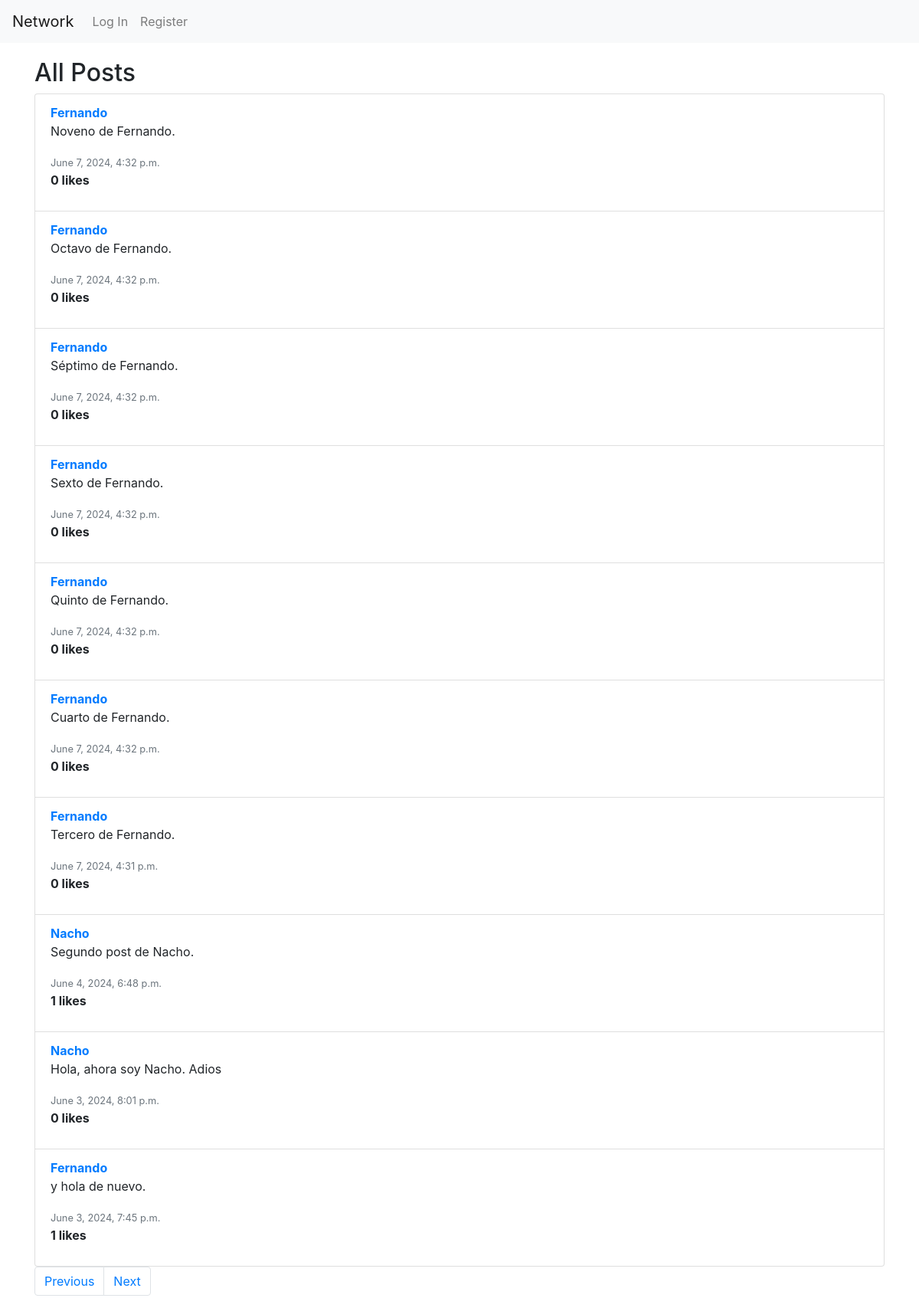
Screenshot of /?page=2 with the database file from the repository.
### network/models.py (models this page shows, shortened)
class Post(models.Model):
    user = models.ForeignKey(User, on_delete=models.CASCADE, related_name="posts")
    content = models.TextField(blank=True)
    timestamp = models.DateTimeField(auto_now_add=True)

class User(AbstractUser):
    pass

### network/views.py (the view)
# urls.py: path("", views.index, name="index"),
def index(request):
    if request.method == "POST":
        content = request.POST["content"]
        user = request.user
        new_post = Post(user=user, content=content)
        new_post.save()
        return HttpResponseRedirect(reverse("network:index"))
    else:
        user = request.user
        posts_list = Post.objects.all().annotate(likes_count=Count('liked')).order_by('-timestamp')
        paginator = Paginator(posts_list, 10)  # Mostrar 10 posts por página
        page_number = request.GET.get('page')
        posts = paginator.get_page(page_number)  # Obtener los posts para la página requerida
        if user.is_authenticated:
            liked_posts_ids = set(Like.objects.filter(user=user).values_list('post_id', flat=True))
            for post in posts:
                post.user_has_liked = post.id in liked_posts_ids
        else:
            for post in posts:
                post.user_has_liked = False
        return render(request, "network/index.html", {"posts": posts})

### network/templates/network/index.html (shortened to what this page needs)
{% extends "network/layout.html" %}
{% block body %}
<div class="container">
    <h2 style="margin-top: 20px;">All Posts</h2>
    <ul class="list-group">
        {% for post in posts %}
        <li class="list-group-item" id="post-{{ post.id }}">
            <a href="{% url 'network:profile' post.user.username %}"><strong>{{ post.user.username }}</strong></a>
            <div id="post-content-{{ post.id }}">
                <p>{{ post.content }}</p>
            </div>
            <div>
                <small class="text-muted">{{ post.timestamp }}</small>
                <p id="like-count-{{ post.id }}"><strong>{{ post.likes_count }} likes</strong></p>
            </div>
        </li>
        {% endfor %}
    </ul>
    <nav aria-label="Page navigation">
        <ul class="pagination">
            {% if posts.has_previous %}
                <li class="page-item"><a class="page-link" href="?page={{ posts.previous_page_number }}">Previous</a></li>
            {% endif %}
            {% if posts.has_next %}
                <li class="page-item"><a class="page-link" href="?page={{ posts.next_page_number }}">Next</a></li>
            {% endif %}
        </ul>
    </nav>
</div>
{% endblock %}

### rows the page displays
Post: user.username "Fernando", content "Noveno de Fernando.", timestamp "June 7, 2024, 4:32 p.m.", likes_count "0"
Post: user.username "Fernando", content "Octavo de Fernando.", timestamp "June 7, 2024, 4:32 p.m.", likes_count "0"
Post: user.username "Fernando", content "Séptimo de Fernando.", timestamp "June 7, 2024, 4:32 p.m.", likes_count "0"
Post: user.username "Fernando", content "Sexto de Fernando.", timestamp "June 7, 2024, 4:32 p.m.", likes_count "0"
Post: user.username "Fernando", content "Quinto de Fernando.", timestamp "June 7, 2024, 4:32 p.m.", likes_count "0"
Post: user.username "Fernando", content "Cuarto de Fernando.", timestamp "June 7, 2024, 4:32 p.m.", likes_count "0"
Post: user.username "Fernando", content "Tercero de Fernando.", timestamp "June 7, 2024, 4:31 p.m.", likes_count "0"
Post: user.username "Nacho", content "Segundo post de Nacho.", timestamp "June 4, 2024, 6:48 p.m.", likes_count "1"
Post: user.username "Nacho", content "Hola, ahora soy Nacho. Adios", timestamp "June 3, 2024, 8:01 p.m.", likes_count "0"
Post: user.username "Fernando", content "y hola de nuevo.", timestamp "June 3, 2024, 7:45 p.m.", likes_count "1"
